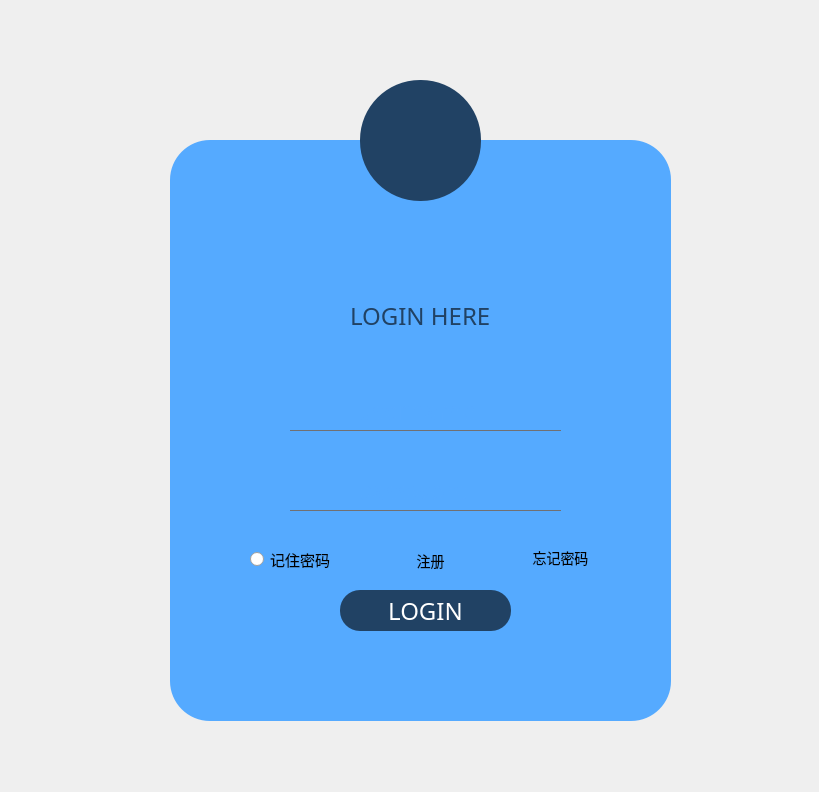
<?xml version="1.0" encoding="UTF-8"?>
<ui version="4.0">
 <class>Form</class>
 <widget class="QWidget" name="Form">
  <property name="geometry">
   <rect>
    <x>0</x>
    <y>0</y>
    <width>819</width>
    <height>792</height>
   </rect>
  </property>
  <property name="sizePolicy">
   <sizepolicy hsizetype="Preferred" vsizetype="Preferred">
    <horstretch>0</horstretch>
    <verstretch>0</verstretch>
   </sizepolicy>
  </property>
  <property name="windowTitle">
   <string>Form</string>
  </property>
  <property name="windowIcon">
   <iconset resource="wire_images.qrc">
    <normaloff>:/images/77.ico</normaloff>:/images/77.ico</iconset>
  </property>
  <property name="styleSheet">
   <string notr="true">*{

  font-family:century gothic;
  
}




QPushButton{
  background:#214264;
  border-radius:60px;
  
}

QToolButton{
  border-radius:60px;
  background:#214264;
}



QFrame{
  border-radius:40px;
  background:#00000000;
}

QLineEdit{
  background:transparent;
  color:#black;
  border:none;
  font-size:25px;
  border-bottom:1px solid #717072

}

QLabel{
  color:white;
  font-size:24px;
}

QPushButton#exit,mini{
  background:#00000000;
  border-radius:3px;
}
QPushButton#mini{
  background:#00000000;
  border-radius:3px;
}</string>
  </property>
  <widget class="QLabel" name="lab_background">
   <property name="geometry">
    <rect>
     <x>170</x>
     <y>140</y>
     <width>501</width>
     <height>581</height>
    </rect>
   </property>
   <property name="styleSheet">
    <string notr="true">*{background:rgb(85, 170, 255);}</string>
   </property>
   <property name="text">
    <string/>
   </property>
  </widget>
  <widget class="QToolButton" name="toolButton">
   <property name="geometry">
    <rect>
     <x>360</x>
     <y>80</y>
     <width>121</width>
     <height>121</height>
    </rect>
   </property>
   <property name="styleSheet">
    <string notr="true">
QToolButton{
  color:white;
  border-radius:60px;
  font-size:24px;
  }

QToolButton:hover{
  font-size:26px;
}

QToolButton:pressed
{
  	/*padding-left:6px;左边距*/
	padding-top:9px;/*上边距*/

}</string>
   </property>
   <property name="text">
    <string/>
   </property>
   <property name="icon">
    <iconset resource="wire_images.qrc">
     <normaloff>:/images/admin.ico</normaloff>:/images/admin.ico</iconset>
   </property>
   <property name="iconSize">
    <size>
     <width>64</width>
     <height>64</height>
    </size>
   </property>
  </widget>
  <widget class="QLineEdit" name="lineEdit">
   <property name="geometry">
    <rect>
     <x>290</x>
     <y>390</y>
     <width>271</width>
     <height>41</height>
    </rect>
   </property>
   <property name="styleSheet">
    <string notr="true">*{color:rgb(85, 170, 255)}</string>
   </property>
   <property name="echoMode">
    <enum>QLineEdit::Normal</enum>
   </property>
   <property name="placeholderText">
    <string>          username</string>
   </property>
   <property name="clearButtonEnabled">
    <bool>true</bool>
   </property>
  </widget>
  <widget class="QPushButton" name="pushButton">
   <property name="geometry">
    <rect>
     <x>340</x>
     <y>590</y>
     <width>171</width>
     <height>41</height>
    </rect>
   </property>
   <property name="styleSheet">
    <string notr="true">
QPushButton{
  color:white;
  border-radius:20px;
  font-size:24px;
  }

QPushButton:hover{
  font-size:26px;
}

QPushButton:pressed
{
  color:#333;
  border-radius:15px;
  background:#49ebff;

}</string>
   </property>
   <property name="text">
    <string>LOGIN</string>
   </property>
   <property name="shortcut">
    <string>Return</string>
   </property>
  </widget>
  <widget class="QRadioButton" name="radioButton">
   <property name="geometry">
    <rect>
     <x>250</x>
     <y>549</y>
     <width>91</width>
     <height>20</height>
    </rect>
   </property>
   <property name="font">
    <font>
     <family>century gothic</family>
     <pointsize>-1</pointsize>
    </font>
   </property>
   <property name="styleSheet">
    <string notr="true">QRadioButton{

  font-size:15px;
}</string>
   </property>
   <property name="text">
    <string>记住密码</string>
   </property>
   <property name="iconSize">
    <size>
     <width>60</width>
     <height>15</height>
    </size>
   </property>
  </widget>
  <widget class="QPushButton" name="forget_button">
   <property name="geometry">
    <rect>
     <x>530</x>
     <y>547</y>
     <width>61</width>
     <height>21</height>
    </rect>
   </property>
   <property name="styleSheet">
    <string notr="true">QPushButton{
 font-size:10px;
background:#00000000;

}

QPushButton{
  color:black;
  border-radius:20px;
  font-size:14px;
  }

QPushButton:hover{
  color:red;
  border-radius:15px;
  background:#00000000;
}</string>
   </property>
   <property name="text">
    <string>忘记密码</string>
   </property>
  </widget>
  <widget class="QPushButton" name="exit">
   <property name="geometry">
    <rect>
     <x>630</x>
     <y>150</y>
     <width>31</width>
     <height>28</height>
    </rect>
   </property>
   <property name="styleSheet">
    <string notr="true">
QPushButton{
  color:white;
  border-radius:20px;
  font-size:24px;
  }

QPushButton:hover{
  font-size:26px;
}

QPushButton:pressed
{
padding-top:9px;/*上边距*/

}</string>
   </property>
   <property name="text">
    <string/>
   </property>
   <property name="icon">
    <iconset resource="wire_images.qrc">
     <normaloff>:/images/exit.ico</normaloff>:/images/exit.ico</iconset>
   </property>
  </widget>
  <widget class="QPushButton" name="forget_button_2">
   <property name="geometry">
    <rect>
     <x>410</x>
     <y>550</y>
     <width>41</width>
     <height>21</height>
    </rect>
   </property>
   <property name="styleSheet">
    <string notr="true">QPushButton{
 font-size:10px;
background:#00000000;

}

QPushButton{
  color:black;
  border-radius:20px;
  font-size:14px;
  }

QPushButton:hover{
  color:red;
  border-radius:15px;
  background:#00000000;
}</string>
   </property>
   <property name="text">
    <string>注册</string>
   </property>
  </widget>
  <widget class="QLabel" name="label">
   <property name="geometry">
    <rect>
     <x>350</x>
     <y>300</y>
     <width>151</width>
     <height>31</height>
    </rect>
   </property>
   <property name="styleSheet">
    <string notr="true">*{background:#00000000;
color:#214264;
	
}</string>
   </property>
   <property name="text">
    <string>LOGIN HERE</string>
   </property>
  </widget>
  <widget class="QLineEdit" name="lineEdit_2">
   <property name="geometry">
    <rect>
     <x>290</x>
     <y>470</y>
     <width>271</width>
     <height>41</height>
    </rect>
   </property>
   <property name="styleSheet">
    <string notr="true">*{color:rgb(85, 170, 255)}</string>
   </property>
   <property name="echoMode">
    <enum>QLineEdit::Password</enum>
   </property>
   <property name="placeholderText">
    <string>          password</string>
   </property>
   <property name="clearButtonEnabled">
    <bool>true</bool>
   </property>
  </widget>
 </widget>
 <tabstops>
  <tabstop>lineEdit</tabstop>
  <tabstop>lineEdit_2</tabstop>
  <tabstop>pushButton</tabstop>
  <tabstop>radioButton</tabstop>
  <tabstop>forget_button</tabstop>
  <tabstop>exit</tabstop>
  <tabstop>forget_button_2</tabstop>
  <tabstop>toolButton</tabstop>
 </tabstops>
 <resources>
  <include location="wire_images.qrc"/>
 </resources>
 <connections>
  <connection>
   <sender>exit</sender>
   <signal>clicked()</signal>
   <receiver>Form</receiver>
   <slot>Exit()</slot>
   <hints>
    <hint type="sourcelabel">
     <x>568</x>
     <y>132</y>
    </hint>
    <hint type="destinationlabel">
     <x>525</x>
     <y>54</y>
    </hint>
   </hints>
  </connection>
  <connection>
   <sender>pushButton</sender>
   <signal>clicked()</signal>
   <receiver>Form</receiver>
   <slot>Login_Reslute()</slot>
   <hints>
    <hint type="sourcelabel">
     <x>342</x>
     <y>510</y>
    </hint>
    <hint type="destinationlabel">
     <x>86</x>
     <y>49</y>
    </hint>
   </hints>
  </connection>
 </connections>
 <slots>
  <slot>Exit()</slot>
  <slot>Login_Reslute()</slot>
 </slots>
</ui>
